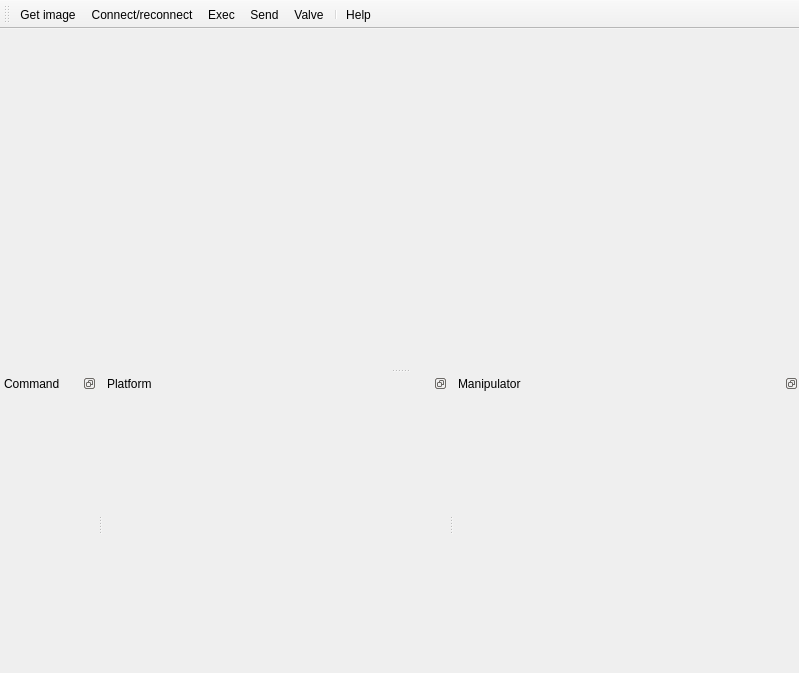
<?xml version="1.0" encoding="UTF-8"?>
<ui version="4.0">
 <class>MainWnd</class>
 <widget class="QMainWindow" name="MainWnd">
  <property name="geometry">
   <rect>
    <x>0</x>
    <y>0</y>
    <width>799</width>
    <height>673</height>
   </rect>
  </property>
  <property name="windowTitle">
   <string>Remote control</string>
  </property>
  <widget class="CameraWnd" name="view">
  </widget>
  <widget class="QDockWidget" name="cmdDw">
   <property name="sizePolicy">
    <sizepolicy hsizetype="MinimumExpanding" vsizetype="MinimumExpanding">
     <horstretch>0</horstretch>
     <verstretch>0</verstretch>
    </sizepolicy>
   </property>
   <property name="features">
    <set>QDockWidget::DockWidgetFloatable|QDockWidget::DockWidgetMovable</set>
   </property>
   <property name="windowTitle">
    <string>Command</string>
   </property>
   <attribute name="dockWidgetArea">
    <number>8</number>
   </attribute>
   <widget class="QWidget" name="dockWidgetContents_2">
    <layout class="QHBoxLayout" name="horizontalLayout_2">
     <property name="spacing">
      <number>0</number>
     </property>
     <property name="margin">
      <number>0</number>
     </property>
     <item>
      <widget class="QtLua::Console" name="console" native="true">
       <layout class="QHBoxLayout" name="horizontalLayout_3">
        <property name="spacing">
         <number>0</number>
        </property>
        <property name="margin">
         <number>0</number>
        </property>
       </layout>
      </widget>
     </item>
    </layout>
   </widget>
  </widget>
  <widget class="QDockWidget" name="platformDw">
   <property name="features">
    <set>QDockWidget::DockWidgetFloatable|QDockWidget::DockWidgetMovable</set>
   </property>
   <property name="windowTitle">
    <string>Platform</string>
   </property>
   <attribute name="dockWidgetArea">
    <number>8</number>
   </attribute>
   <widget class="QWidget" name="dockWidgetContents_3">
    <layout class="QVBoxLayout" name="verticalLayout_3">
     <item>
      <widget class="AnalogPad" name="joy1" native="true">
       <property name="minimumSize">
        <size>
         <width>128</width>
         <height>128</height>
        </size>
       </property>
      </widget>
     </item>
     <item>
      <widget class="AnalogPad" name="joy2" native="true">
       <property name="minimumSize">
        <size>
         <width>128</width>
         <height>128</height>
        </size>
       </property>
      </widget>
     </item>
    </layout>
   </widget>
  </widget>
  <widget class="QToolBar" name="toolBar">
   <property name="windowTitle">
    <string>toolBar</string>
   </property>
   <property name="iconSize">
    <size>
     <width>64</width>
     <height>64</height>
    </size>
   </property>
   <attribute name="toolBarArea">
    <enum>TopToolBarArea</enum>
   </attribute>
   <attribute name="toolBarBreak">
    <bool>false</bool>
   </attribute>
   <addaction name="image"/>
   <addaction name="connect"/>
   <addaction name="exec"/>
   <addaction name="send"/>
   <addaction name="valve"/>
   <addaction name="separator"/>
   <addaction name="help"/>
  </widget>
  <widget class="QDockWidget" name="manipulatorDw">
   <property name="features">
    <set>QDockWidget::DockWidgetFloatable|QDockWidget::DockWidgetMovable</set>
   </property>
   <property name="windowTitle">
    <string>Manipulator</string>
   </property>
   <attribute name="dockWidgetArea">
    <number>8</number>
   </attribute>
   <widget class="QWidget" name="dockWidgetContents">
    <layout class="QVBoxLayout" name="verticalLayout_2">
     <item>
      <widget class="AnalogPad" name="joy3" native="true">
       <property name="minimumSize">
        <size>
         <width>128</width>
         <height>128</height>
        </size>
       </property>
      </widget>
     </item>
     <item>
      <widget class="AnalogPad" name="joy4" native="true">
       <property name="minimumSize">
        <size>
         <width>128</width>
         <height>128</height>
        </size>
       </property>
      </widget>
     </item>
    </layout>
   </widget>
  </widget>
  <action name="image">
   <property name="icon">
    <iconset resource="images.qrc">
     <normaloff>:/images/camera.png</normaloff>:/images/camera.png</iconset>
   </property>
   <property name="text">
    <string>Get image</string>
   </property>
   <property name="toolTip">
    <string>Get image from attached web camera</string>
   </property>
  </action>
  <action name="connect">
   <property name="icon">
    <iconset resource="images.qrc">
     <normaloff>:/images/network.png</normaloff>:/images/network.png</iconset>
   </property>
   <property name="text">
    <string>Connect/reconnect</string>
   </property>
   <property name="toolTip">
    <string>Connect/reconnect to remote host application</string>
   </property>
  </action>
  <action name="exec">
   <property name="icon">
    <iconset resource="images.qrc">
     <normaloff>:/images/ctrl.png</normaloff>:/images/ctrl.png</iconset>
   </property>
   <property name="text">
    <string>Exec</string>
   </property>
   <property name="toolTip">
    <string>Invoke local script file</string>
   </property>
  </action>
  <action name="send">
   <property name="icon">
    <iconset resource="images.qrc">
     <normaloff>:/images/send.png</normaloff>:/images/send.png</iconset>
   </property>
   <property name="text">
    <string>Send</string>
   </property>
   <property name="toolTip">
    <string>Send script file</string>
   </property>
  </action>
  <action name="help">
   <property name="icon">
    <iconset resource="images.qrc">
     <normaloff>:/images/cap.png</normaloff>:/images/cap.png</iconset>
   </property>
   <property name="text">
    <string>Help</string>
   </property>
   <property name="toolTip">
    <string>Display help window!</string>
   </property>
   <property name="shortcut">
    <string>F1</string>
   </property>
  </action>
  <action name="valve">
   <property name="icon">
    <iconset resource="images.qrc">
     <normaloff>:/images/valve.png</normaloff>:/images/valve.png</iconset>
   </property>
   <property name="text">
    <string>Valve</string>
   </property>
   <property name="toolTip">
    <string>Valve test window</string>
   </property>
  </action>
 </widget>
 <customwidgets>
  <customwidget>
   <class>QtLua::Console</class>
   <extends>QWidget</extends>
   <header>QtLua/Console</header>
   <container>1</container>
  </customwidget>
  <customwidget>
   <class>AnalogPad</class>
   <extends>QWidget</extends>
   <header>analogpad.h</header>
   <container>1</container>
  </customwidget>
  <customwidget>
   <class>CameraWnd</class>
   <extends>QWidget</extends>
   <header>camera_wnd.h</header>
   <container>1</container>
  </customwidget>
 </customwidgets>
 <resources>
  <include location="images.qrc"/>
 </resources>
 <connections/>
</ui>
